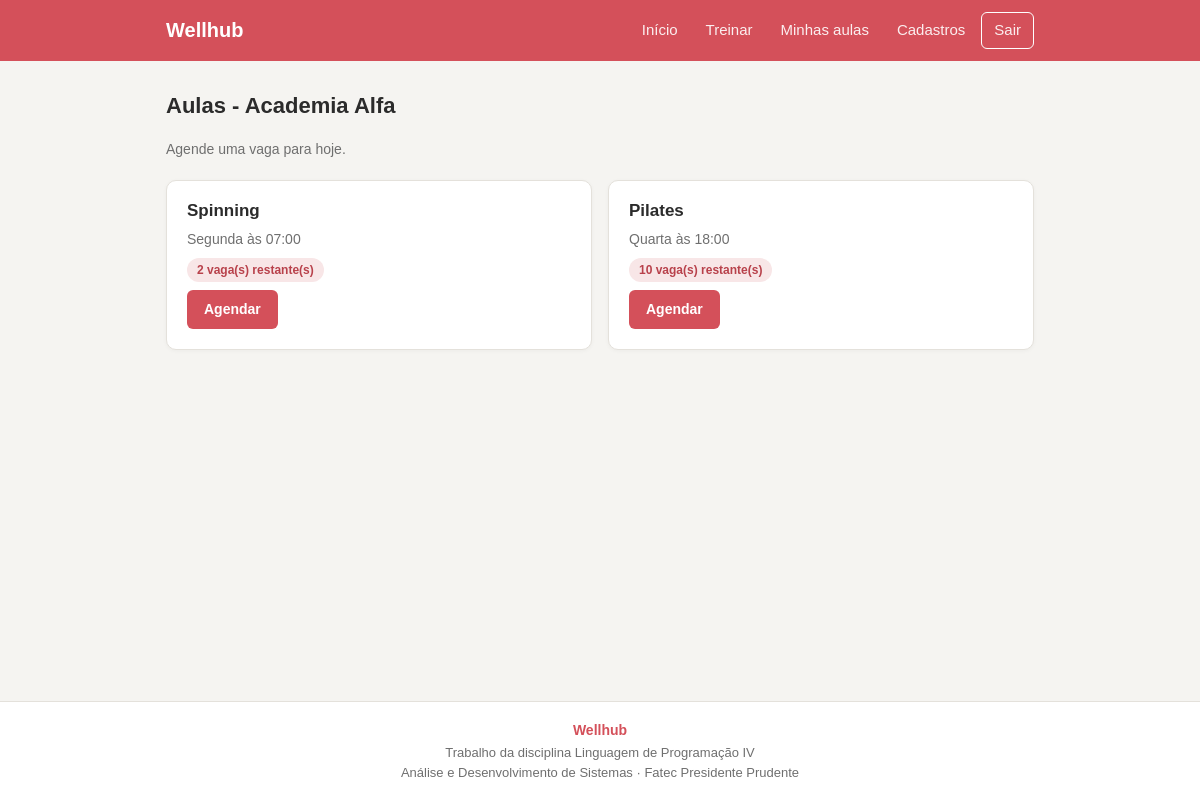
/paginas/aulas.php?academia=1 (signed in), run on the app's committed database.
### tables this page shows
CREATE TABLE academia (
  id INT PRIMARY KEY AUTO_INCREMENT,
  nome VARCHAR(50),
  endereco VARCHAR(100),
  cidade VARCHAR(50),
  horarioAbertura TIME,
  horarioFechamento TIME
);

CREATE TABLE aula (
  id INT PRIMARY KEY AUTO_INCREMENT,
  academia_id INT,
  modalidade VARCHAR(50),
  diaSemana VARCHAR(15),
  horario TIME,
  vagas INT,
  FOREIGN KEY (academia_id) REFERENCES academia(id)
);

### includes/funcoesBD.php (called while the page is built, shortened)
<?php
function conectar() {
    $conexao = mysqli_connect('localhost', 'root', '', 'wellhub');
    return $conexao;
}
function buscarAcademia($academiaId) {
    $conexao = conectar();
    $consulta = "SELECT * FROM academia WHERE id = $academiaId";
    $resultado = mysqli_query($conexao, $consulta);
    $academia = mysqli_fetch_array($resultado);
    return $academia;
}
function listarAulasDaAcademia($academiaId) {
    $conexao = conectar();
    $consulta = "SELECT * FROM aula WHERE academia_id = $academiaId ORDER BY horario";
    $resultado = mysqli_query($conexao, $consulta);
    return $resultado;
}
function contarAgendamentos($aulaId, $data) {
    $conexao = conectar();
    $consulta = "SELECT id FROM agendamento WHERE aula_id = $aulaId AND data = '$data'";
    $resultado = mysqli_query($conexao, $consulta);
    return mysqli_num_rows($resultado);
}

### paginas/aulas.php (the view, shortened to what this page needs)
<?php
require '../includes/funcoesBD.php';
$academiaId = (int)$_GET['academia'];
$academia = buscarAcademia($academiaId);
$aulas = listarAulasDaAcademia($academiaId);
$hoje = date('Y-m-d');
require '../includes/cabecalho.php';
?>
<h2 class="titulo-pagina">Aulas - <?php echo $academia['nome']; ?></h2>
<p class="texto-suave">Agende uma vaga para hoje.</p>
<div class="grade">
<?php
while ($aula = mysqli_fetch_array($aulas)) {
    $ocupadas = contarAgendamentos($aula['id'], $hoje);
    $restantes = $aula['vagas'] - $ocupadas;
    echo '<div class="cartao">';
    echo '<h3>' . $aula['modalidade'] . '</h3>';
    echo '<p class="texto-suave">' . ucfirst($aula['diaSemana']) . ' às ' . substr($aula['horario'], 0, 5) . '</p>';
    if ($restantes > 0) {
        echo '<span class="selo">' . $restantes . ' vaga(s) restante(s)</span>';
        echo '<form method="POST" action="../logica/processaAgendamento.php">';
        echo '<button class="botao" type="submit">Agendar</button>';
        echo '</form>';
    } else {
        echo '<span class="selo selo-cinza">Lotada</span>';
    }
    echo '</div>';
}
?>
</div>
<?php require '../includes/rodape.php'; ?>

### css/style.css (style rules this page uses)
body { margin: 0; min-height: 100vh; display: flex; flex-direction: column; background: #f5f4f1; color: #2b2b2b; font-family: Arial, Helvetica, sans-serif; font-size: 15px; }
p { margin: 0; }
h2, h3 { margin: 0; }
.titulo-pagina { font-size: 22px; font-weight: 600; }
.texto-suave { color: #6f6f6f; font-size: 14px; }
.grade { display: flex; flex-wrap: wrap; gap: 16px; }
.grade > .cartao { flex: 1 1 260px; }
.cartao { background: #fff; border: 1px solid #e4e1db; border-radius: 10px; padding: 20px; box-sizing: border-box; box-shadow: 0 1px 4px rgba(0, 0, 0, .04); display: flex; flex-direction: column; gap: 8px; }
.cartao h3 { font-size: 17px; font-weight: 600; }
.botao, .botao-secundario, .botao-pequeno { display: inline-block; align-self: flex-start; padding: 8px 16px; border: 1px solid transparent; border-radius: 6px; font-family: inherit; font-size: 14px; font-weight: 600; text-decoration: none; cursor: pointer; }
.botao { background: #d4505a; color: #fff; }
.cartao .botao, .cartao .botao-pequeno { margin-top: auto; }
.selo { display: inline-block; align-self: flex-start; background: #f8e6e7; color: #b8414b; padding: 3px 10px; border-radius: 20px; font-size: 12px; font-weight: 600; }

### data on the page
academia: nome "Academia Alfa"
aula: modalidade "Spinning", diaSemana "Segunda", horario "07:00", vagas "2"
aula: modalidade "Pilates", diaSemana "Quarta", horario "18:00", vagas "10"
